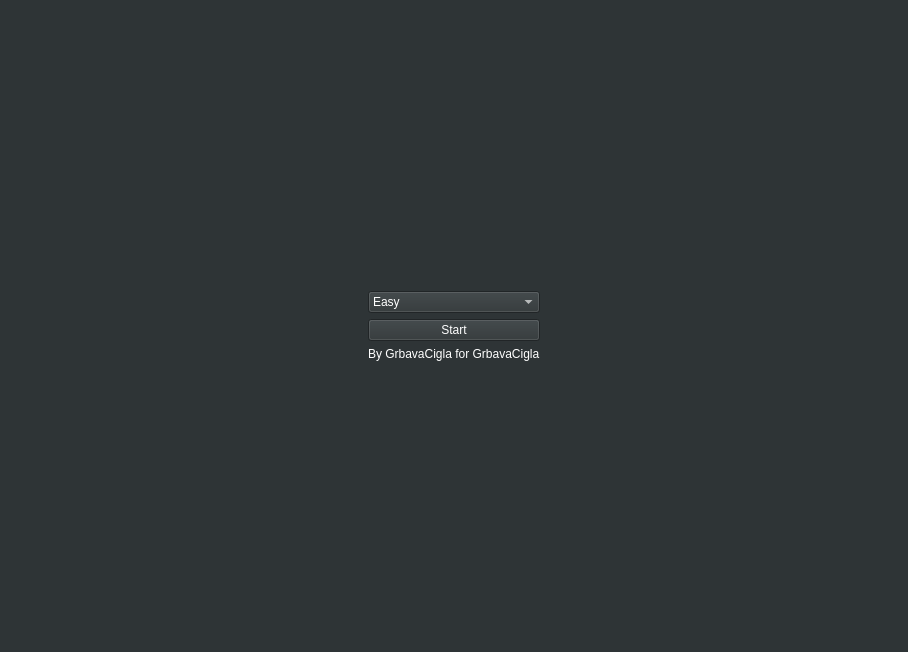
<?xml version="1.0" encoding="UTF-8"?>
<ui version="4.0">
 <class>MainWindow</class>
 <widget class="QMainWindow" name="MainWindow">
  <property name="geometry">
   <rect>
    <x>0</x>
    <y>0</y>
    <width>908</width>
    <height>652</height>
   </rect>
  </property>
  <property name="sizePolicy">
   <sizepolicy hsizetype="Preferred" vsizetype="Preferred">
    <horstretch>0</horstretch>
    <verstretch>0</verstretch>
   </sizepolicy>
  </property>
  <property name="windowTitle">
   <string>MainWindow</string>
  </property>
  <property name="styleSheet">
   <string notr="true">background-color:rgb(46, 52, 54);
color: white;</string>
  </property>
  <widget class="QWidget" name="centralwidget">
   <property name="sizePolicy">
    <sizepolicy hsizetype="Preferred" vsizetype="Preferred">
     <horstretch>0</horstretch>
     <verstretch>0</verstretch>
    </sizepolicy>
   </property>
   <layout class="QGridLayout" name="gridLayout">
    <item row="1" column="0">
     <widget class="QWidget" name="verticalWidget" native="true">
      <property name="sizePolicy">
       <sizepolicy hsizetype="Fixed" vsizetype="Fixed">
        <horstretch>0</horstretch>
        <verstretch>0</verstretch>
       </sizepolicy>
      </property>
      <layout class="QVBoxLayout" name="verticalLayout">
       <item>
        <widget class="QComboBox" name="comboBox">
         <property name="minimumSize">
          <size>
           <width>100</width>
           <height>0</height>
          </size>
         </property>
         <item>
          <property name="text">
           <string>Easy</string>
          </property>
         </item>
         <item>
          <property name="text">
           <string>Medium</string>
          </property>
         </item>
         <item>
          <property name="text">
           <string>Hard</string>
          </property>
         </item>
        </widget>
       </item>
       <item>
        <widget class="QPushButton" name="pushButton">
         <property name="text">
          <string>Start</string>
         </property>
        </widget>
       </item>
       <item>
        <widget class="QLabel" name="label">
         <property name="text">
          <string>By GrbavaCigla for GrbavaCigla</string>
         </property>
        </widget>
       </item>
      </layout>
     </widget>
    </item>
   </layout>
  </widget>
 </widget>
 <resources/>
 <connections/>
</ui>
